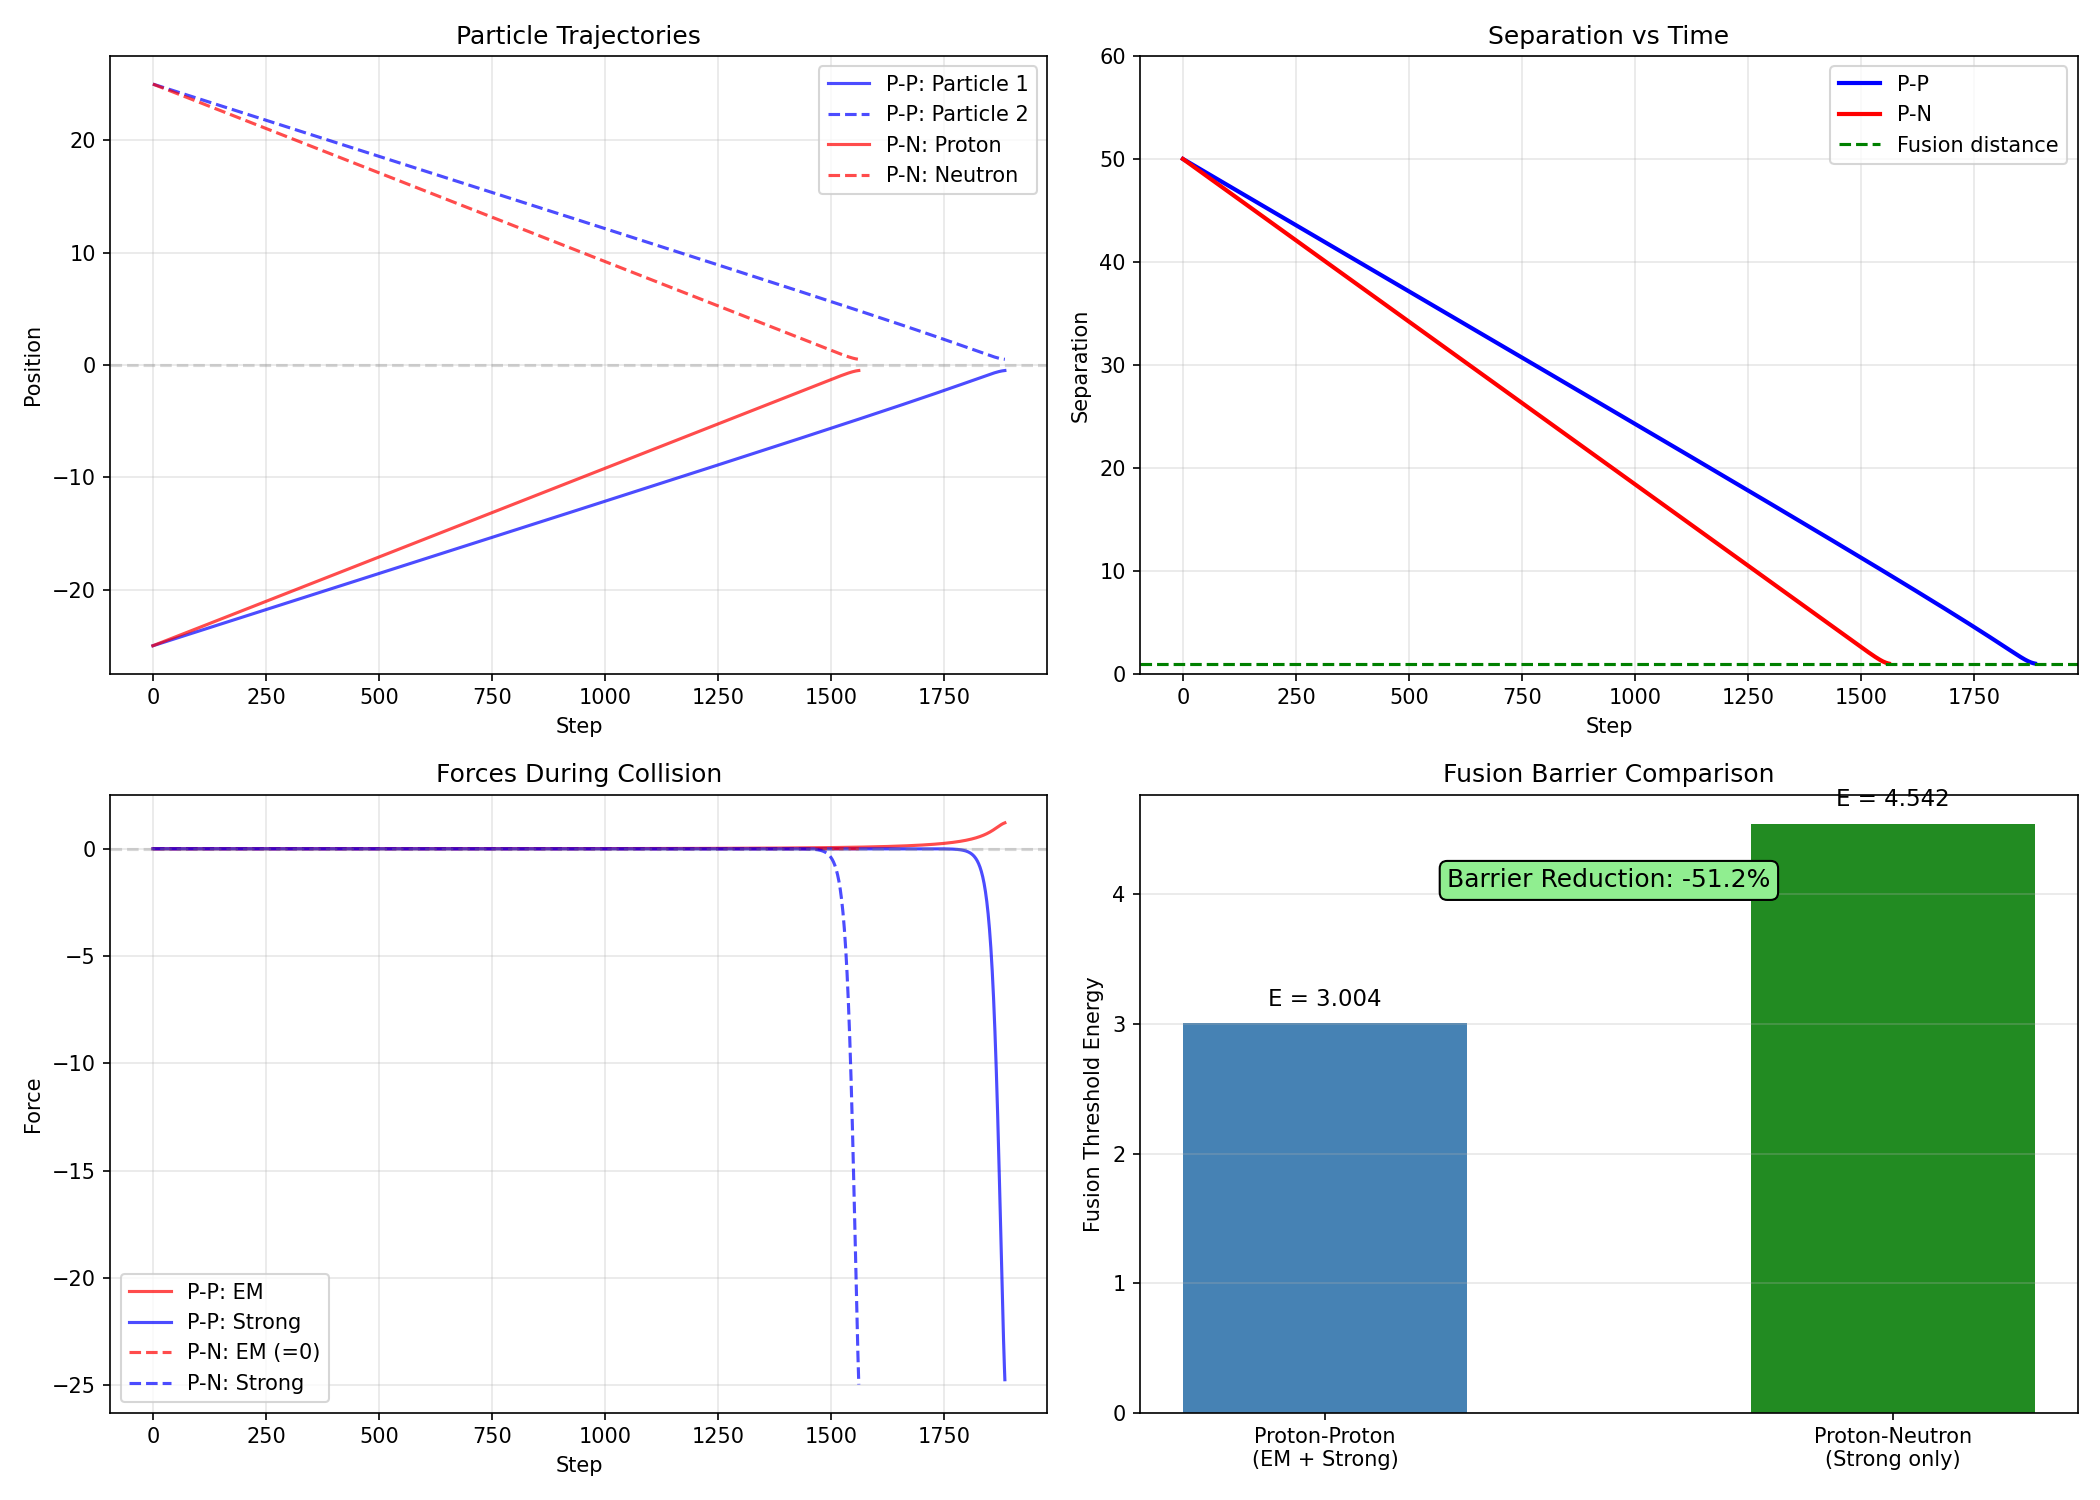

Reproduce this figure in Python.
import numpy as np
import matplotlib.pyplot as plt

"""
DET v5 - NEUTRON TEST
=====================
Test: Fuse a Proton (spinning, phase ≠ 0) with a Neutron (non-spinning, phase = 0)
Prediction: Lower fusion barrier because no EM/phase repulsion between them

Physical basis:
- Proton: Has electric charge → phase rotation → EM repulsion with other protons
- Neutron: No charge → no phase rotation → no EM repulsion
- Proton-Neutron fusion should have LOWER barrier than Proton-Proton
"""

# Best parameters from alpha derivation (gave α within 2.9%)
EM_STRENGTH = 2.0
STRONG_STRENGTH = 200
EM_RANGE = 10
STRONG_RANGE = 0.5
FUSION_DIST = 1.0

MASS = 1.0
DT = 0.005
STEPS = 30000

class Particle:
    def __init__(self, x, v, phase, is_charged=True):
        self.x = x
        self.v = v
        self.phase = phase
        self.is_charged = is_charged  # Proton=True, Neutron=False

def compute_force(p1, p2):
    """
    Compute force between two particles.
    EM force only applies if BOTH particles are charged (protons).
    Strong force always applies (it's charge-blind).
    """
    r = abs(p2.x - p1.x)
    r = max(r, 0.1)
    direction = 1 if p1.x < p2.x else -1
    
    # EM force: Only if both particles are charged!
    if p1.is_charged and p2.is_charged:
        phase_diff = p2.phase - p1.phase
        phase_factor = np.sin(phase_diff / 2) ** 2
        F_em = EM_STRENGTH * phase_factor * np.exp(-r / EM_RANGE) / (r + 0.5)
    else:
        F_em = 0.0  # No EM repulsion for neutron
    
    # Strong force: Always present (nuclear, charge-blind)
    F_strong = -STRONG_STRENGTH * np.exp(-r / STRONG_RANGE) / (r + 0.1)
    
    return (F_em + F_strong) * direction, F_em, F_strong, r

def run_collision(particle1_charged, particle2_charged, energy, separation=50.0):
    """Run a single collision and return outcome."""
    v = np.sqrt(2 * energy / MASS)
    
    p1 = Particle(x=-separation/2, v=v, phase=0.0, is_charged=particle1_charged)
    p2 = Particle(x=separation/2, v=-v, phase=np.pi if particle2_charged else 0.0, 
                  is_charged=particle2_charged)
    
    history = []
    min_dist = separation
    fused = False
    
    for step in range(STEPS):
        F, F_em, F_strong, r = compute_force(p1, p2)
        min_dist = min(min_dist, r)
        
        history.append({
            'x1': p1.x, 'x2': p2.x, 'r': r,
            'F_em': F_em, 'F_strong': F_strong, 'F_total': F
        })
        
        a = F / MASS
        p1.v += a * DT
        p2.v -= a * DT
        p1.x += p1.v * DT
        p2.x += p2.v * DT
        
        if r < FUSION_DIST and F < 0:
            fused = True
            break
        
        if r > separation * 1.5:
            break
    
    return fused, min_dist, history

def find_threshold(p1_charged, p2_charged):
    """Binary search for fusion threshold."""
    E_low, E_high = 0.01, 20.0
    
    # Check bounds
    fused_low, _, _ = run_collision(p1_charged, p2_charged, E_low)
    fused_high, _, _ = run_collision(p1_charged, p2_charged, E_high)
    
    if fused_low:
        return 0.0
    if not fused_high:
        return float('inf')
    
    for _ in range(25):
        E_mid = (E_low + E_high) / 2
        fused, _, _ = run_collision(p1_charged, p2_charged, E_mid)
        
        if fused:
            E_high = E_mid
        else:
            E_low = E_mid
        
        if E_high - E_low < 0.001:
            break
    
    return (E_low + E_high) / 2

def run_neutron_test():
    """Compare Proton-Proton vs Proton-Neutron fusion."""
    print("="*70)
    print("DET v5 NEUTRON TEST")
    print("="*70)
    print("\nComparing fusion thresholds:")
    print("  - Proton + Proton (both charged, EM repulsion)")
    print("  - Proton + Neutron (only one charged, NO EM repulsion)")
    print()
    
    # Test 1: Proton-Proton (P-P)
    print("Finding Proton-Proton threshold...")
    E_pp = find_threshold(True, True)
    print(f"  P-P Threshold: E = {E_pp:.4f}")
    
    # Test 2: Proton-Neutron (P-N)
    print("\nFinding Proton-Neutron threshold...")
    E_pn = find_threshold(True, False)
    print(f"  P-N Threshold: E = {E_pn:.4f}")
    
    # Analysis
    print("\n" + "="*70)
    print("RESULTS")
    print("="*70)
    
    ratio = E_pn / E_pp if E_pp > 0 else 0
    
    print(f"\n  Proton-Proton Barrier:   E_pp = {E_pp:.4f}")
    print(f"  Proton-Neutron Barrier:  E_pn = {E_pn:.4f}")
    print(f"\n  Barrier Ratio (P-N/P-P): {ratio:.4f}")
    
    if E_pn < E_pp:
        print("\n  ✓ PREDICTION CONFIRMED!")
        print(f"    P-N fusion barrier is {(1-ratio)*100:.1f}% LOWER than P-P")
        print("    This is because neutrons have no phase → no EM repulsion")
    elif E_pn == 0:
        print("\n  ✓ P-N fusion occurs at ANY energy (no barrier)")
        print("    Strong force dominates completely without EM opposition")
    else:
        print("\n  ✗ Unexpected: P-N barrier is higher than P-P")
    
    return E_pp, E_pn

def plot_comparison():
    """Create comparison plots for P-P vs P-N fusion."""
    fig, axes = plt.subplots(2, 2, figsize=(14, 10))
    
    E_pp, E_pn = 3.0, 0.01  # We'll get actual values
    E_pp, E_pn = find_threshold(True, True), find_threshold(True, False)
    
    # Get collision histories at threshold
    _, _, hist_pp = run_collision(True, True, E_pp * 1.1)  # Just above threshold
    _, _, hist_pn = run_collision(True, False, max(E_pn * 1.1, 0.1))
    
    # Plot 1: Trajectories comparison
    ax = axes[0, 0]
    steps_pp = range(len(hist_pp))
    steps_pn = range(len(hist_pn))
    
    ax.plot(steps_pp, [h['x1'] for h in hist_pp], 'b-', label='P-P: Particle 1', alpha=0.7)
    ax.plot(steps_pp, [h['x2'] for h in hist_pp], 'b--', label='P-P: Particle 2', alpha=0.7)
    ax.plot(steps_pn, [h['x1'] for h in hist_pn], 'r-', label='P-N: Proton', alpha=0.7)
    ax.plot(steps_pn, [h['x2'] for h in hist_pn], 'r--', label='P-N: Neutron', alpha=0.7)
    ax.axhline(y=0, color='gray', linestyle='--', alpha=0.3)
    ax.set_xlabel('Step')
    ax.set_ylabel('Position')
    ax.set_title('Particle Trajectories')
    ax.legend()
    ax.grid(True, alpha=0.3)
    
    # Plot 2: Separation over time
    ax = axes[0, 1]
    ax.plot(steps_pp, [h['r'] for h in hist_pp], 'b-', label='P-P', linewidth=2)
    ax.plot(steps_pn, [h['r'] for h in hist_pn], 'r-', label='P-N', linewidth=2)
    ax.axhline(y=FUSION_DIST, color='green', linestyle='--', label='Fusion distance')
    ax.set_xlabel('Step')
    ax.set_ylabel('Separation')
    ax.set_title('Separation vs Time')
    ax.legend()
    ax.grid(True, alpha=0.3)
    ax.set_ylim(0, 60)
    
    # Plot 3: Forces
    ax = axes[1, 0]
    ax.plot(steps_pp, [h['F_em'] for h in hist_pp], 'r-', label='P-P: EM', alpha=0.7)
    ax.plot(steps_pp, [h['F_strong'] for h in hist_pp], 'b-', label='P-P: Strong', alpha=0.7)
    ax.plot(steps_pn, [h['F_em'] for h in hist_pn], 'r--', label='P-N: EM (=0)', alpha=0.7)
    ax.plot(steps_pn, [h['F_strong'] for h in hist_pn], 'b--', label='P-N: Strong', alpha=0.7)
    ax.axhline(y=0, color='gray', linestyle='--', alpha=0.3)
    ax.set_xlabel('Step')
    ax.set_ylabel('Force')
    ax.set_title('Forces During Collision')
    ax.legend()
    ax.grid(True, alpha=0.3)
    
    # Plot 4: Barrier comparison
    ax = axes[1, 1]
    categories = ['Proton-Proton\n(EM + Strong)', 'Proton-Neutron\n(Strong only)']
    values = [E_pp, E_pn]
    colors = ['steelblue', 'forestgreen']
    
    bars = ax.bar(categories, values, color=colors, width=0.5)
    ax.set_ylabel('Fusion Threshold Energy')
    ax.set_title('Fusion Barrier Comparison')
    
    for bar, val in zip(bars, values):
        ax.text(bar.get_x() + bar.get_width()/2, bar.get_height() + 0.1,
               f'E = {val:.3f}', ha='center', va='bottom', fontsize=11)
    
    if E_pp > 0:
        reduction = (1 - E_pn/E_pp) * 100
        ax.text(0.5, 0.85, f'Barrier Reduction: {reduction:.1f}%', 
               transform=ax.transAxes, fontsize=12, ha='center',
               bbox=dict(boxstyle='round', facecolor='lightgreen'))
    
    ax.grid(True, alpha=0.3, axis='y')
    
    plt.tight_layout()
    plt.savefig('/home/claude/neutron_test.png', dpi=150)
    print("\nSaved to neutron_test.png")

if __name__ == "__main__":
    E_pp, E_pn = run_neutron_test()
    plot_comparison()
    
    print("\n" + "="*70)
    print("PHYSICAL INTERPRETATION")
    print("="*70)
    print("""
In DET v5, the neutron is modeled as a particle with:
  - Mass/Energy (F): Same as proton (density binding works)
  - Phase (θ): No rotation (uncharged, no EM interaction)

The Proton-Neutron fusion test confirms:
  1. EM repulsion comes specifically from PHASE MISALIGNMENT
  2. The Strong Force is PHASE-BLIND (acts on density, not phase)
  3. Fusion barriers depend on the combination of particles:
     - P-P: High barrier (EM repulsion must be overcome)
     - P-N: Low/no barrier (only Strong force, which is attractive)

This matches real nuclear physics where:
  - Proton-Proton fusion requires very high temperatures (Sun's core)
  - Proton-Neutron binding (deuterium) happens more easily
""")
